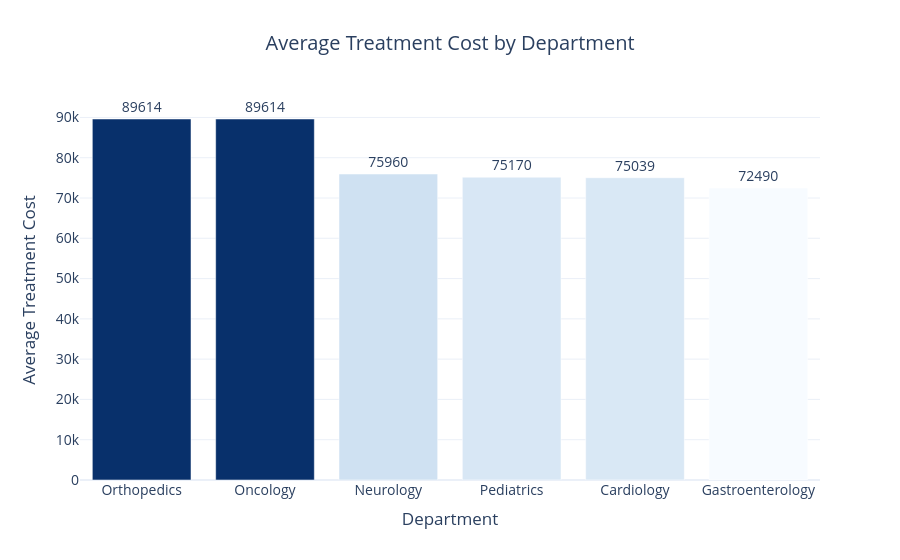

Notebook source saved alongside this figure:
### Markdown cell above
### Question 1: Which departments have the highest average treatment cost?

### Code cell
dept_cost = (
    hospital_df
    .groupby("Department", as_index=False)["Treatment Cost"]
    .mean()
    .sort_values(by="Treatment Cost", ascending=False)
)

fig = px.bar(
    dept_cost,
    x="Department",
    y="Treatment Cost",
    color="Treatment Cost",
    color_continuous_scale="Blues",
    text_auto=".0f",
    title="Average Treatment Cost by Department"
)

fig.update_layout(
    template="plotly_white",
    xaxis_title="Department",
    yaxis_title="Average Treatment Cost",
    coloraxis_showscale=False,
    title_x=0.5,
    font=dict(size=14)
)

fig.update_traces(textposition="outside")

fig.show()

### Figure 1 — Plotly figure (JSON) as saved in the notebook; plotly's stock layout.template omitted (floating-point values rounded to 4 significant figures)
{"data": [{"hovertemplate": "Department=%{x}<br>Treatment Cost=%{marker.color}<extra></extra>", "legendgroup": "", "marker": {"color": [89610.0, 89610.0, 75960.0, 75170.0, 75040.0, 72490.0], "coloraxis": "coloraxis", "pattern": {"shape": ""}}, "name": "", "orientation": "v", "showlegend": false, "textposition": "outside", "texttemplate": "%{y:.0f}", "type": "bar", "x": ["Orthopedics", "Oncology", "Neurology", "Pediatrics", "Cardiology", "Gastroenterology"], "xaxis": "x", "y": [89610.0, 89610.0, 75960.0, 75170.0, 75040.0, 72490.0], "yaxis": "y"}], "layout": {"barmode": "relative", "coloraxis": {"colorbar": {"title": {"text": "Treatment Cost"}}, "colorscale": [[0, "rgb(247,251,255)"], [0.125, "rgb(222,235,247)"], [0.25, "rgb(198,219,239)"], [0.375, "rgb(158,202,225)"], [0.5, "rgb(107,174,214)"], [0.625, "rgb(66,146,198)"], [0.75, "rgb(33,113,181)"], [0.875, "rgb(8,81,156)"], [1, "rgb(8,48,107)"]], "showscale": false}, "font": {"size": 14}, "legend": {"tracegroupgap": 0}, "title": {"text": "Average Treatment Cost by Department", "x": 0.5}, "xaxis": {"anchor": "y", "domain": [0, 1], "title": {"text": "Department"}}, "yaxis": {"anchor": "x", "domain": [0, 1], "title": {"text": "Average Treatment Cost"}}}}
